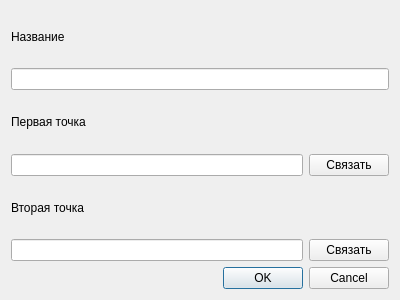
<?xml version="1.0" encoding="UTF-8"?>
<ui version="4.0">
 <class>HeadPressureSettings</class>
 <widget class="QDialog" name="HeadPressureSettings">
  <property name="geometry">
   <rect>
    <x>0</x>
    <y>0</y>
    <width>400</width>
    <height>300</height>
   </rect>
  </property>
  <property name="windowTitle">
   <string>Dialog</string>
  </property>
  <layout class="QVBoxLayout" name="verticalLayout">
   <item>
    <widget class="QLabel" name="label">
     <property name="text">
      <string>Название</string>
     </property>
    </widget>
   </item>
   <item>
    <widget class="QLineEdit" name="lineEdit"/>
   </item>
   <item>
    <widget class="QLabel" name="label_2">
     <property name="text">
      <string>Первая точка</string>
     </property>
    </widget>
   </item>
   <item>
    <layout class="QHBoxLayout" name="horizontalLayout">
     <item>
      <widget class="QLineEdit" name="lineEdit_2"/>
     </item>
     <item>
      <widget class="QPushButton" name="pushButton">
       <property name="text">
        <string>Связать</string>
       </property>
      </widget>
     </item>
    </layout>
   </item>
   <item>
    <widget class="QLabel" name="label_3">
     <property name="text">
      <string>Вторая точка</string>
     </property>
    </widget>
   </item>
   <item>
    <layout class="QHBoxLayout" name="horizontalLayout_2">
     <item>
      <widget class="QLineEdit" name="lineEdit_3"/>
     </item>
     <item>
      <widget class="QPushButton" name="pushButton_2">
       <property name="text">
        <string>Связать</string>
       </property>
      </widget>
     </item>
    </layout>
   </item>
   <item>
    <widget class="QDialogButtonBox" name="buttonBox">
     <property name="orientation">
      <enum>Qt::Horizontal</enum>
     </property>
     <property name="standardButtons">
      <set>QDialogButtonBox::Cancel|QDialogButtonBox::Ok</set>
     </property>
    </widget>
   </item>
  </layout>
 </widget>
 <resources/>
 <connections>
  <connection>
   <sender>buttonBox</sender>
   <signal>accepted()</signal>
   <receiver>HeadPressureSettings</receiver>
   <slot>accept()</slot>
   <hints>
    <hint type="sourcelabel">
     <x>248</x>
     <y>254</y>
    </hint>
    <hint type="destinationlabel">
     <x>157</x>
     <y>274</y>
    </hint>
   </hints>
  </connection>
  <connection>
   <sender>buttonBox</sender>
   <signal>rejected()</signal>
   <receiver>HeadPressureSettings</receiver>
   <slot>reject()</slot>
   <hints>
    <hint type="sourcelabel">
     <x>316</x>
     <y>260</y>
    </hint>
    <hint type="destinationlabel">
     <x>286</x>
     <y>274</y>
    </hint>
   </hints>
  </connection>
 </connections>
</ui>
